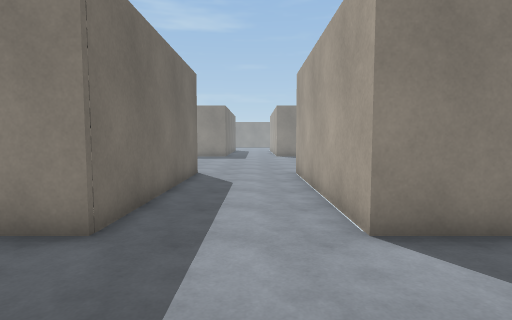
[1] (above)

18 first-person views from a walk through a Unity game level. The camera is 1.4 m above the floor, tilts 4° down and sees 80° across. The floor is counted in squares, 1 m on a side. Each view is taken from the middle of a square. On the plan, view 1 faces up. The plan holds only what a view shows up to about 14 squares ahead; the rest is blank. The place goes on beyond the plan. Surface patterns are stand-ins for the level's own textures.

[2]
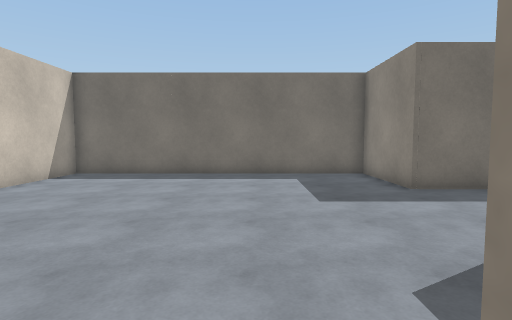

[3]
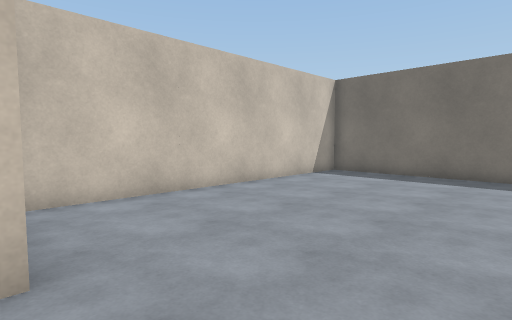

[4]
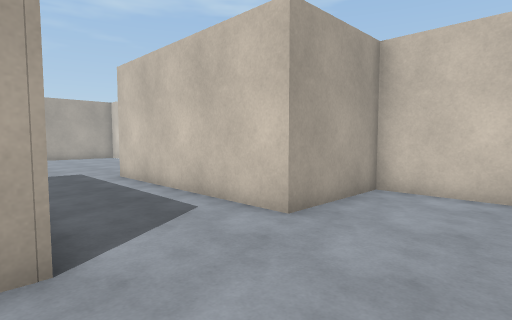

[5]
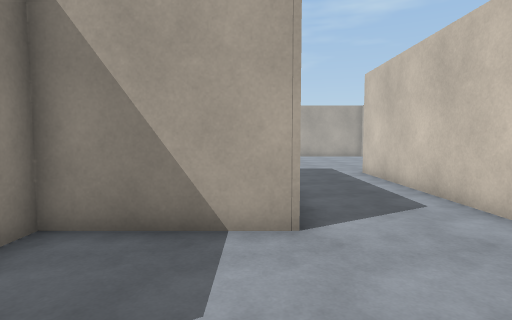

[6]
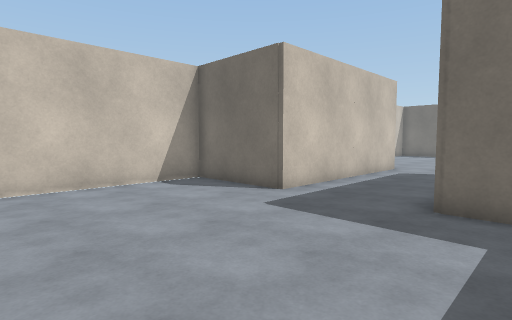

[7]
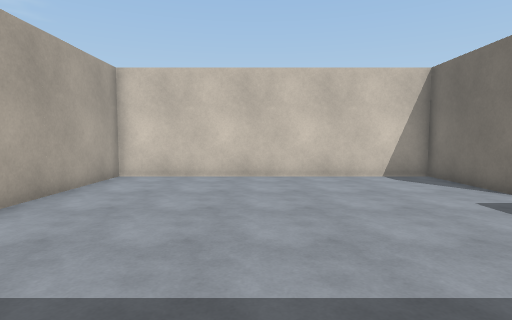

[8]
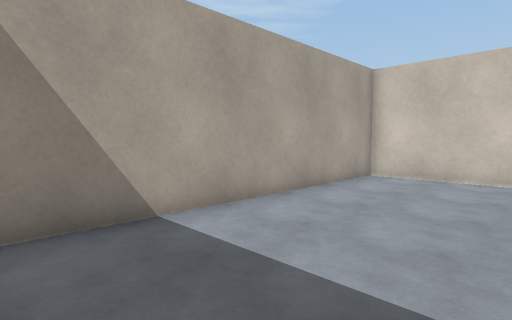

[9]
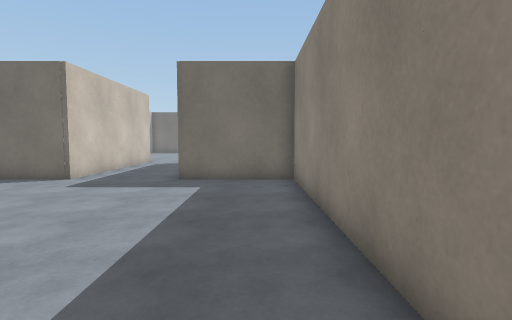

[10]
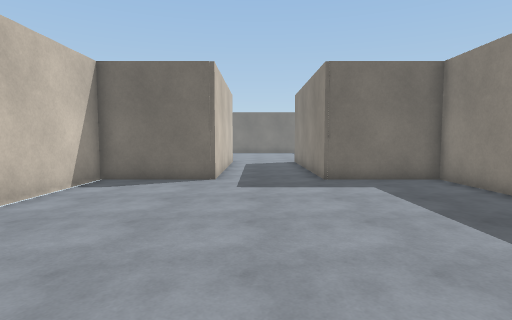

[11]
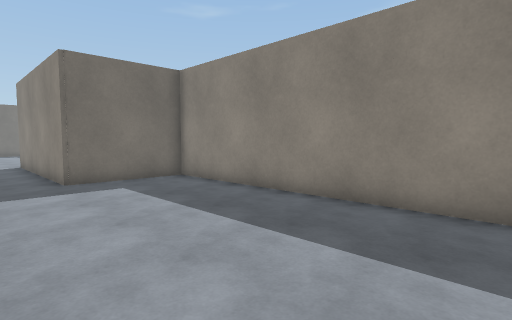

[12]
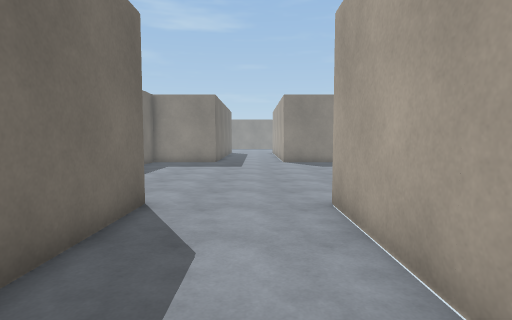

[13]
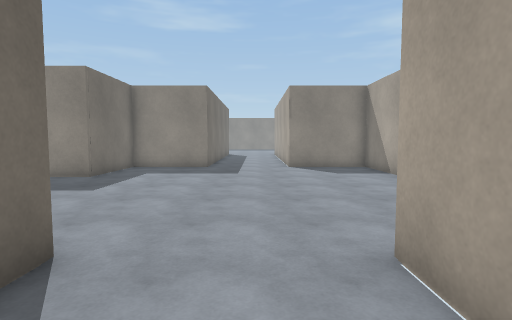

[14]
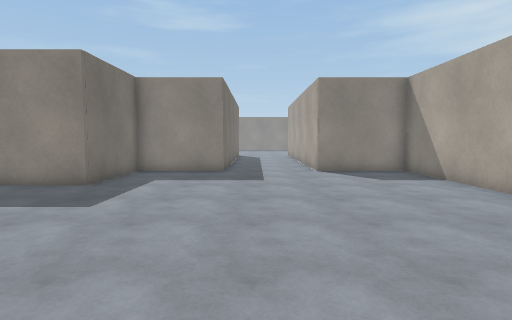

[15]
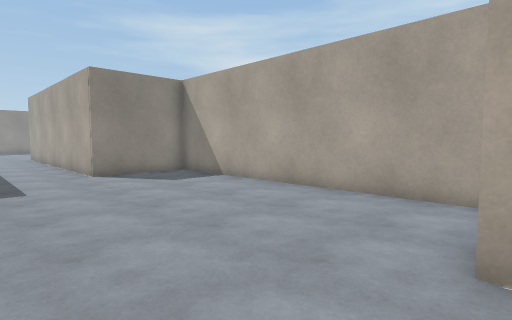

[16]
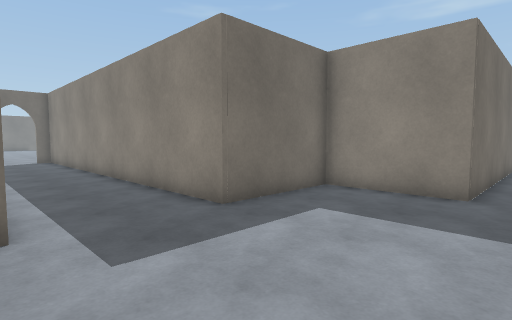

[17]
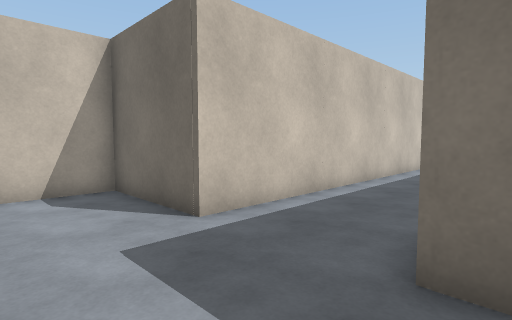

[18]
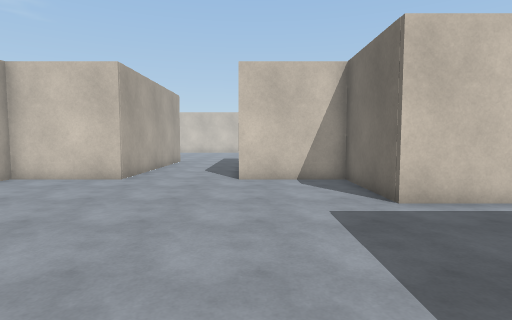

### Floor plan
Points are (right, up) in squares from view 1. A wall is a line through its corners. A room is listed if a view was taken in it or the views show most of it. See-through windows are left out.
Room 1 (views 1, 4, 5, 12, 13, 14, 15)
walls: (5.5, 1.6) (5.5, 4.3) (1.6, 4.3) (1.6, 12.5); (-2.4, 12.5) (-2.4, 4.3) (-6.1, 4.3) (-6.1, -7.2) (5.5, -7.2) (5.5, -3.4)
ways out: opening at (5.2, -1) to room 2; opening at (-0.5, 12.8) to room 3
Room 2 (views 2, 3, 6, 7, 8, 9, 10, 11)
walls: (23.5, 4.3) (13.6, 4.3) (13.6, 0.3) (5.5, 0.3) (5.5, 1.6); (5.5, -3.4) (13.6, -3.4) (13.6, -7.2) (25.1, -7.2) (25.1, 3.6)
ways out: opening at (5.2, -1) to room 1
Room 3 (views 16, 17, 18)
walls: (1.6, 12.5) (5.5, 12.5) (5.5, 24.1) (1.6, 24.1) (1.6, 25.5); (-2.4, 25.5) (-2.4, 24.1) (-6.1, 24.1) (-6.1, 20.1) (-16.8, 20.1); (-17.5, 16.5) (-6.1, 16.5) (-6.1, 12.5) (-2.4, 12.5)
ways out: opening at (-0.5, 12.8) to room 1

Positions as (right, up) in squares from view 1, and headings:
1: (0, 0), facing up
2: (6, 0), facing left
3: (6, 0), facing down-left
4: (2, 1), facing down-right
5: (1, 1), facing right
6: (20, 2), facing down-left
7: (20, 4), facing down
8: (20, 4), facing down-right
9: (24, 3), facing left
10: (24, -2), facing left
11: (24, -2), facing up-left
12: (0, 6), facing up
13: (0, 9), facing up
14: (-1, 11), facing up
15: (-2, 12), facing up-right
16: (-1, 16), facing up-left
17: (-3, 21), facing down-left
18: (-3, 23), facing down
